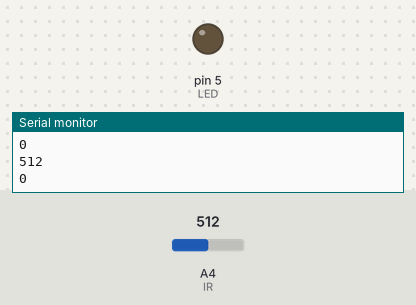
The sketch below on a simulated Arduino Uno, built with avr-gcc and run on an emulated ATmega328P. On the bench: output pins drawn as LEDs (lit = HIGH), the last lines printed to the serial monitor. Inputs (shaded band) come from the test bench; at power-on: A4 (IR) = 512.

Above: at 1.2 s.
1.3 s: A4 (IR) set to 716
At 1.8 s:
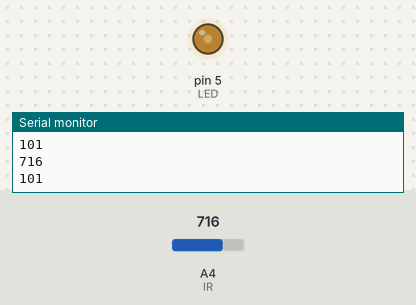
2.8 s: A4 (IR) set to 900
At 3.3 s:
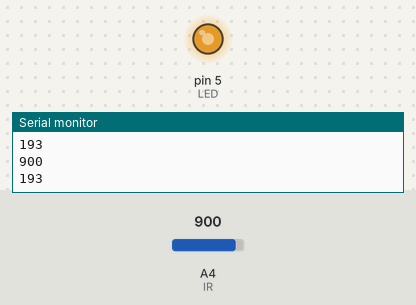
Timing chart, 0 to 5.8 s (numbered marks = the images above; inputs shaded):
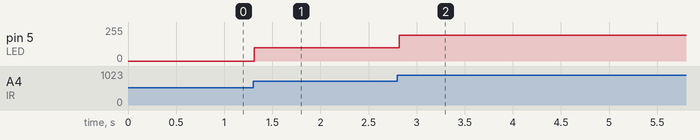

The sketch:

project3.sketch.ino
```cpp
#define IR A4
#define LED 5
long zero = 0;

void setup() {
  // put your setup code here, to run once:
  Serial.begin(9600);
  pinMode(IR, INPUT);
  pinMode(LED, OUTPUT);
  for (int i = 0; i < 100; i++) {
    zero += analogRead(IR);
  }
  zero /= 100;
}

void loop() {
  // put your main code here, to run repeatedly:

  int raw = analogRead(IR);
  Serial.println(raw);
  int adjusted = constrain(raw, zero, 1023);
  int mapped_value = map(adjusted, zero, 1023, 0, 255);
  Serial.println(mapped_value);
  analogWrite(LED, mapped_value);
}
```

Measured:
- after the input at 1.3 s, pin 5 (LED): 0/255 → 101/255 at once
- after the input at 2.8 s, pin 5 (LED): 101/255 → 193/255 at once
